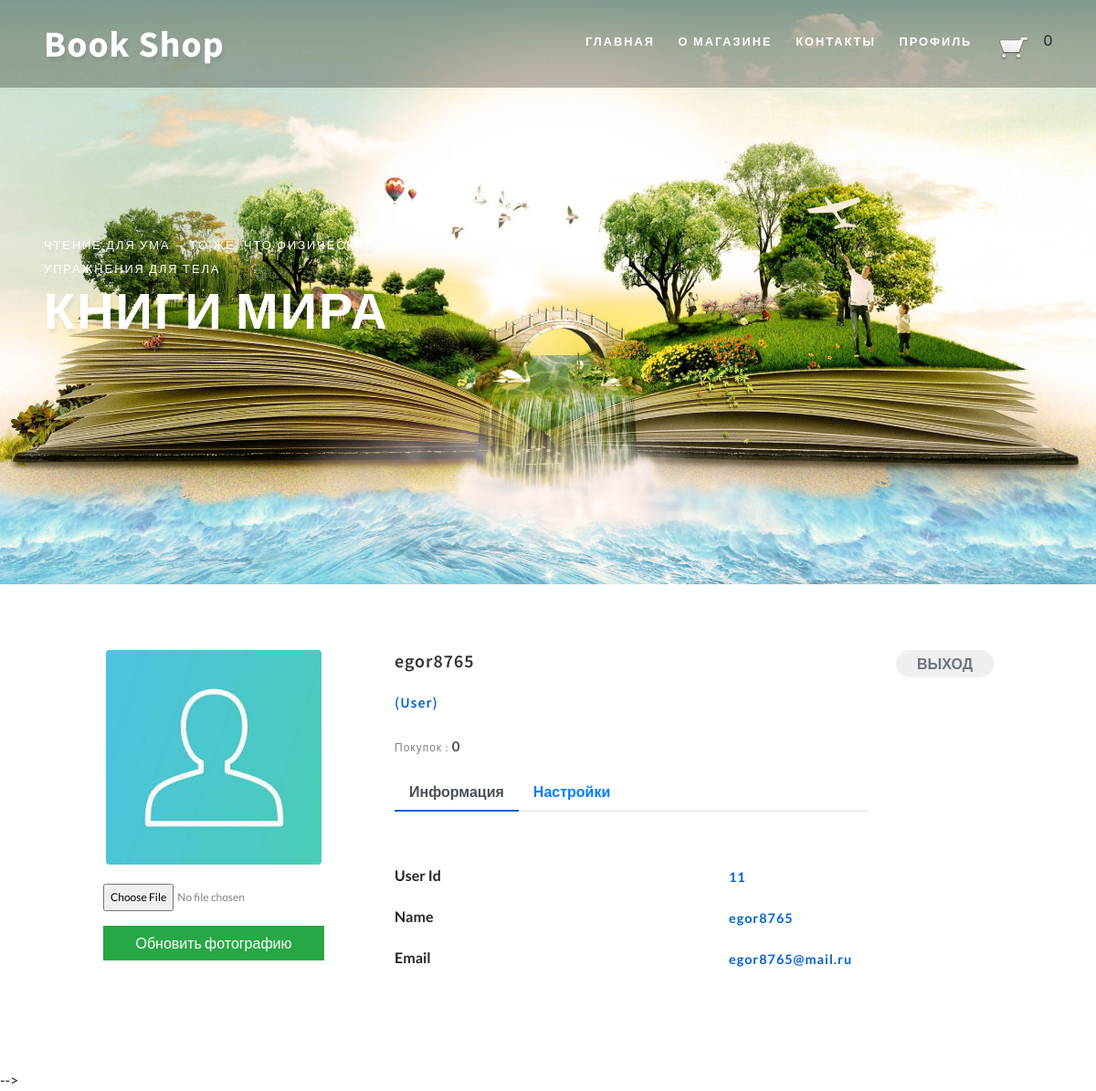
The app's page /profile (signed in), older data.
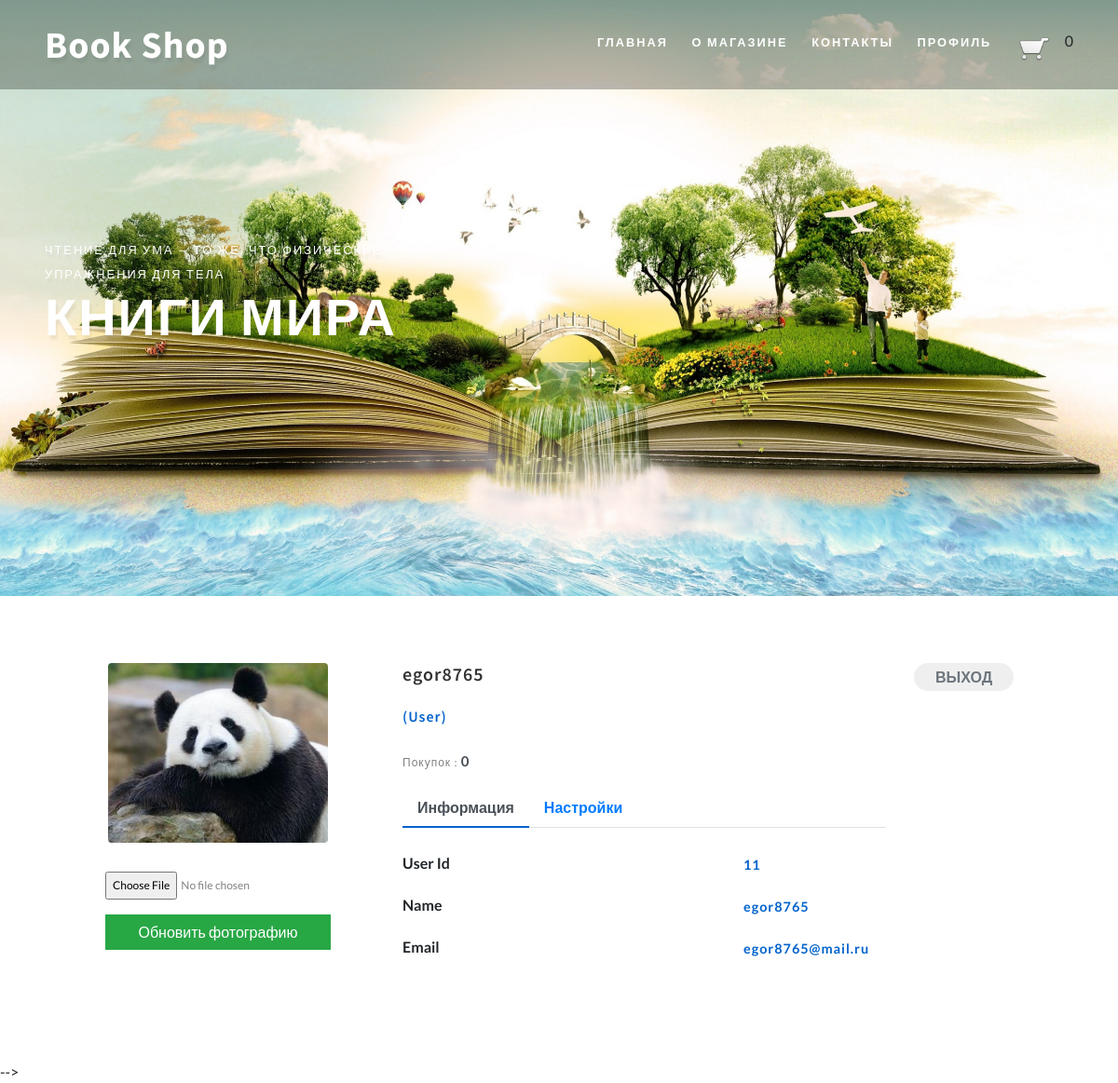
The same page, newer data.
### tables this page shows
CREATE TABLE `user` (
  `id` int(11) NOT NULL,
  `name` varchar(255) NOT NULL,
  `email` varchar(255) NOT NULL,
  `password` varchar(255) NOT NULL,
  `role` varchar(12) NOT NULL,
  `image` varchar(255) NOT NULL
);

### config/routes.php (called while the page is built)
<?php
return [
	'admin/orders/view/([0-9]+)' => 'adminOrder/view/$1',
	'admin/orders' => 'adminOrder/index',
    'admin/products/create' => 'adminProduct/create',
    'admin/products/update/([0-9]+)' => 'adminProduct/update/$1',
    'admin/product/delete/([0-9]+)' => 'adminProduct/delete/$1',
    'admin/products' => 'adminProduct/index',
    'admin/comments' => 'adminComment/index',
	'admin/users/view/([a-z]+)' => 'adminUser/view/$1',
    'admin/users' => 'adminUser/index',
	'admin' => 'admin/index',
	'product/([0-9]+)' => 'product/view/$1',
	'page-([0-9]+)' => 'site/index/$1',
	'register' => 'user/register',
	'login' => 'user/login',
	'profile/edit' => 'profile/edit',
	'profile' => 'profile/index',
	'cart/add/([0-9]+)' => 'cart/add/$1',
	'cart/decrease/([0-9]+)' => 'cart/decrease/$1',
	'cart/delete/([0-9]+)' => 'cart/delete/$1',
	'cart/clear' => 'cart/clear',
	'cart' => 'cart/index',
	'payment' => 'cart/payment',
	'exit' => 'user/exit',
	'' => 'site/index',
	];

### controllers/ProfileController.php (called while the page is built, shortened)
<?php
class ProfileController {
	public function actionIndex() {
		$name = $_SESSION['user'];
		$data = User::getUserData($name);
		$image_name = $data['image'];
		require_once(ROOT . '/views/profile/index.php');
		return true;
	}
}

### index.php (called while the page is built, shortened)
<?php
require_once(ROOT.'/captcha/vendor/autoload.php');
require_once(ROOT.'/components/Autoload.php');
$router = new Router();
$router->run();

### components/Autoload.php (called while the page is built, shortened)
<?php
spl_autoload_register(function ($class_name) {
    $array_paths = array(
        '/models/',
        '/components/',
    );
    foreach ($array_paths as $path){
        $path = ROOT. $path . $class_name . '.php';
    }
});
?>

### models/Cart.php (called while the page is built, shortened)
<?php
class Cart
{
    public static function countItems() {
        if (isset($_SESSION['products'])) {
            $count = 0;
            foreach ($_SESSION['products'] as $id => $quantity) {
                $count = $count + $quantity;
            }
            return $count;
        } else {
            return 0;
        }
    }
}

### models/User.php (called while the page is built, shortened)
<?php
class User {
    public static function getUserData($name) {
        $db = Db::getConnection();
        $sql = 'SELECT * FROM user WHERE name = :name';
        $result = $db->prepare($sql);
        $result->bindParam(':name', $name, PDO::PARAM_INT);
        $result->execute();
        $user = $result->fetch();
        if ($user) {
            $arr = ['id' => $user['id'], 'name' => $user['name'], 'email' => $user['email'], 'password' => $user['password'], 'role' => $user['role'], 'image' => $user['image']];
            return $arr;
        }
        return false;
    }
}

### views/profile/index.php (the view, shortened to what this page needs)
<?php include ROOT.'/views/include/header.php'; ?>
<link rel="stylesheet" href="/template/css/profile.css" type="text/css" media="all">
<div class="container emp-profile">
            <form form enctype="multipart/form-data" method="post">
                <div class="row">
                    <div class="col-md-4">
                        <div class="profile-img">
                            <img src="/template/images/profile/<?php echo $image_name ?>" alt=""/>
                        </div>
                    </div>
                    <div class="col-md-6">
                        <div class="profile-head">
                                    <h5>
                                        <?php echo $data['name']; ?>
                                    </h5>
                                    <br>
                                    <h6>
                                        (User)
                                    </h6>
                                    <p class="proile-rating">Покупок : <span>0</span></p>
                            <ul class="nav nav-tabs" id="myTab" role="tablist">
                                <li class="nav-item">
                                    <a class="nav-link active" id="home-tab" data-toggle="tab" href="#" role="tab" aria-controls="home" aria-selected="true">Информация</a>
                                </li>
                                <li class="nav-item">
                                    <a class="nav-link" id="profile-tab" data-toggle="tab" href="profile/edit" role="tab" aria-controls="profile" aria-selected="false">Настройки</a>
                                </li>
                            </ul>
                        </div>
                    </div>
                    <div class="col-md-2"><a href="/exit"><input type="button" class="profile-edit-btn"value="ВЫХОД"></a>
                    </div>
                </div>
                <div class="row">
                    <div class="col-md-4">
                        <div class="profile-work">
                            <p><input type="file" name="image"/></p>
                            <button type="sumbit" class="btn btn-success btn-block follow" autofocus>Обновить фотографию</button>
                        </div>
                    </div>
                    <div class="col-md-8">
                        <div class="tab-content profile-tab" id="myTabContent">
                            <div class="tab-pane fade show active" id="home" role="tabpanel" aria-labelledby="home-tab">
                                        <div class="row">
                                            <div class="col-md-6">
                                                <label>User Id</label>
                                            </div>
                                            <div class="col-md-6">
                                                <p><?php echo $data['id']; ?></p>
                                            </div>
                                        </div>
                                        <div class="row">
                                            <div class="col-md-6">
                                                <label>Name</label>
                                            </div>
                                            <div class="col-md-6">
                                                <p><?php echo $data['name']; ?></p>
                                            </div>
                                        </div>
                                        <div class="row">
                                            <div class="col-md-6">
                                                <label>Email</label>
                                            </div>
                                            <div class="col-md-6">
                                                <p><?php echo $data['email']; ?></p>
                                            </div>
                                        </div>
                            </div>
                        </div>
                    </div>
                </div>
            </form>
        </div>
 -->

### components/Router.php (shortened to what this page needs)
<?php
class Router
{
	private $routes;
	public function __construct()
	{
		$routesPath = ROOT.'/config/routes.php';
		$this->routes = include($routesPath);
	}
	private function getURI()
	{
		if (!empty($_SERVER['REQUEST_URI'])) {
		return trim($_SERVER['REQUEST_URI'], '/');
		}
	}
	public function run()
	{
		$uri = $this->getURI();
		foreach ($this->routes as $uriPattern => $path) {
			if(preg_match("~$uriPattern~", $uri)) {
				$internalRoute = preg_replace("~$uriPattern~", $path, $uri);
				$segments = explode('/', $internalRoute);
				$controllerName = array_shift($segments).'Controller';
				$actionName = 'action'.ucfirst(array_shift($segments));
				$parameters = $segments;
				$controllerObject = new $controllerName;
				$result = call_user_func_array(array($controllerObject, $actionName), $parameters);
				if ($result != null) {
					break;
				}
			}
		}
	}
}

### views/include/header.php (shortened to what this page needs)
<!DOCTYPE html>
<html lang="ru">
<head>
    <link rel="stylesheet" href="/template/css/bootstrap.css">
    <link rel="stylesheet" href="/template/css/style.css" type="text/css" media="all">
    <link href="/template/css/font-awesome.css" rel="stylesheet">
</head>
<body>
    <div id="page" class="page">
        <div class="main-banner bg bg1" id="home" >
            <header class="header">
                <div class="container-fluid px-lg-5">
                    <nav class="py-4">
                        <div id="logo">
                            <h1> <a href="/" class="editContent">Book Shop</a></h1>
                        </div>
                        <ul class="menu mt-2">
                            <li><a href="/">Главная</a></li>
                            <li><a href="#">О магазине</a></li>
                            <li><a href="#">Контакты</a></li>
                            <?php if (!isset($_SESSION['user'])): ?>
                            <li><a href="/register">Регистрация</a></li>
                            <li><a href="/login">Вход</a></li>
                            <?php else: ?>
                            <li><a href="/profile">Профиль</a></li>
                            <?php endif; ?>
                            <li><a href="/cart"><img src="/template/images/full-cart-light.png" height="40" alt=""/></a></li>
                            <span id='cart-count'><?php echo Cart::countItems(); ?></span>
                        </ul>
                    </nav>
                </div>
            </header>
            <div class="banner-info">
                <p class="editContent" >Чтение для ума — то же, что физические упражнения для тела</p>
                <h3 class="mb-4 editContent">Книги мира</h3>
            </div>
        </div>
    </div>
</body>

### template/css/style.css (style rules this page uses)
html, body { margin: 0; font-size: 100%; background: #fff; font-family: 'Lato', sans-serif; scroll-behavior: smooth; }
body a { text-decoration: none; transition: 0.5s all; -webkit-transition: 0.5s all; -moz-transition: 0.5s all; -o-transition: 0.5s all; -ms-transition: 0.5s all; }
input[type="button"], input[type="submit"], input[type="text"], input[type="email"], input[type="search"] { transition: 0.5s all; -webkit-transition: 0.5s all; -moz-transition: 0.5s all; -o-transition: 0.5s all; -ms-transition: 0.5s all; font-family: 'Source Sans Pro', sans-serif; }
h1, h2, h3, h4, h5, h6 { margin: 0; letter-spacing: 1px; font-weight: 600; font-family: 'Source Sans Pro', sans-serif; }
p { font-size: 0.9em; color: #8c9398; line-height: 2em; letter-spacing: 1px; }
ul { margin: 0; padding: 0; }
body img { border-radius: 4px; -webkit-border-radius: 4px; -o-border-radius: 4px; -moz-border-radius: 4px; -ms-border-radius: 4px; }
header { position: absolute; z-index: 9; width: 100%; background-color: #00000045; }
nav { margin: 0; padding: 0; }
#logo a { float: left; display: initial; margin: 0; letter-spacing: 1px; color: #fff; font-size: 1em; font-weight: 700; text-shadow: 2px 5px 3px rgba(0, 0, 0, 0.06); font-family: 'Source Sans Pro', sans-serif; }
nav:after { content: ""; display: table; clear: both; }
nav ul { float: right; padding: 0; margin: 0; list-style: none; position: relative; }
nav ul li { display: inline-block; float: left; }
.menu li a { font-weight: 700; font-size: 0.8em; letter-spacing: 2px; padding-left: 0; padding-right: 0; padding: 10px 0; margin: 0px 1em; color: #fff; text-transform: uppercase; -webkit-transition: 0.5s all ease; -moz-transition: 0.5s all ease; -o-transition: 0.5s all ease; -ms-transition: 0.5s all ease; }
li > a:only-child:after { content: ''; }
.main-banner { background: url(../images/banner.jpg)no-repeat center; -webkit-background-size: cover; -moz-background-size: cover; -o-background-size: cover; -ms-background-size: cover; background-size: cover; position: relative; min-height: 50em; }
.banner-info { padding: 16em 0 0em 3em; width: 32%; }
.banner-info h3 { font-size: 3.5em; letter-spacing: 2px; color: #fff; text-transform: uppercase; text-shadow: 2px 5px 3px rgba(0, 0, 0, 0.06); }
.banner-info p { color: #fff; font-size: 0.8em; letter-spacing: 2px; font-weight: 400; text-transform: uppercase; margin: 0; text-shadow: 2px 5px 3px rgba(0, 0, 0, 0.06); }
@media (max-width:1366px) { .main-banner { min-height: 45em; } }
@media (max-width:1366px) { .banner-info { padding: 16em 0 0em 3em; width: 38%; } }
@media (max-width:1280px) { .main-banner { min-height: 40em; } }
.btn { border-radius: 0; }

### template/css/profile.css (style rules this page uses)
.emp-profile { padding: 3%; margin-top: 3%; margin-bottom: 3%; border-radius: 0.5rem; background: #fff; }
.profile-img { text-align: center; }
.profile-img img { width: 70%; height: 100%; }
.profile-head h5 { color: #333; }
.profile-head h6 { color: #0062cc; }
.profile-edit-btn { border: none; border-radius: 1.5rem; width: 70%; padding: 2%; font-weight: 600; color: #6c757d; cursor: pointer; }
.proile-rating { font-size: 12px; color: #818182; margin-top: 5%; }
.proile-rating span { color: #495057; font-size: 15px; font-weight: 600; }
.profile-head .nav-tabs { margin-bottom:5%; }
.profile-head .nav-tabs .nav-link { font-weight:600; border: none; }
.profile-head .nav-tabs .nav-link.active { border: none; border-bottom:2px solid #0062cc; }
.profile-work { padding: 14%; margin-top: -15%; }
.profile-work p { font-size: 12px; color: #818182; font-weight: 600; margin-top: 10%; }
.profile-tab label { font-weight: 600; }
.profile-tab p { font-weight: 600; color: #0062cc }

Row changes from the older to the newer data that the page shows:
changed user "egor8765": image: a different picture
